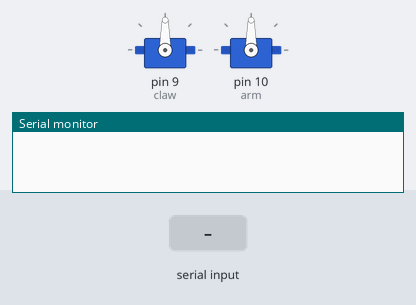
Recording of a sketch running on a simulated Arduino Uno, built with avr-gcc and run on an emulated ATmega328P. On the bench: 2 × servo, the last lines printed to the serial monitor. The test bench sets the inputs (shaded band).

Above: at 2.2 s.
2.3 s: "o" received over Serial
At 4.4 s:
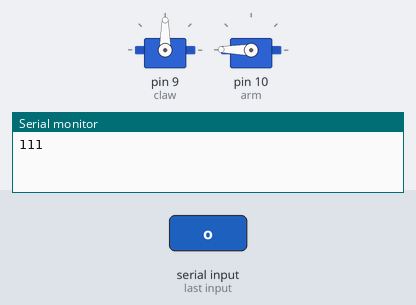
5.3 s: "p" received over Serial
8.3 s: "0" received over Serial
At 9.7 s:
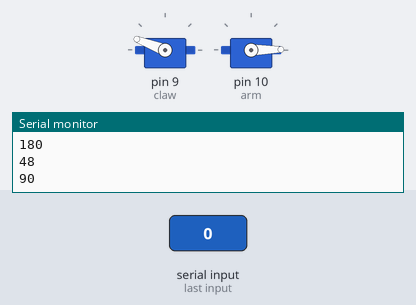
10.1 s: "9" received over Serial
12.4 s: "=" received over Serial
At 12.55 s:
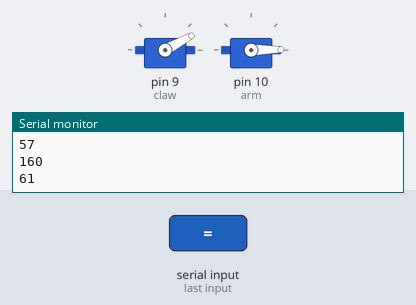
Timing chart, 0 to 16.4 s (numbered marks = the images above; inputs shaded):
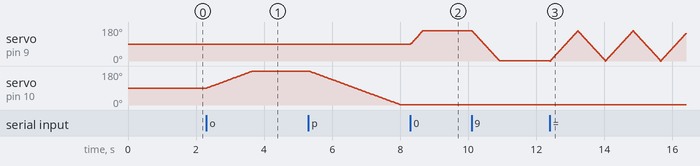

Measured:
- after the input at 2.3 s, servo on pin 10 (arm): moves from 90° to 179° over 1.3 s, starting at once
- after the input at 8.3 s, servo on pin 9 (claw): moves from 90° to 159° over 0.35 s, starting at once

The sketch:

claw.ino
```cpp
#include <Servo.h>

Servo arm;
Servo claw;

int aPos = 90;
int cPos = 90;

// pan/tilt

void setup() {
  Serial.begin(9600);
  delay(1000);

  claw.attach(9);
  arm.attach(10);
}

void loop() {

  if(Serial.available()) {
    byte b = Serial.read();
    Serial.println(b);
    if(b == 'o'){
      for(aPos; aPos < 180; aPos++) {
        arm.write(aPos);
        delay(15);
       };
     };

    if(b == 'p'){
      Serial.println(aPos);
      for(aPos; aPos > 0; aPos--) {
        arm.write(aPos);
        delay(15);
       };
    };

    if(b == '0'){
      Serial.println(cPos);
      for(cPos; cPos < 160; cPos++) {
        claw.write(cPos);
        delay(5);
       };
    };

    if(b == '9'){
      Serial.println(cPos);
      for(cPos; cPos > 0; cPos--) {
        claw.write(cPos);
        delay(5);
       };
    };

    if(b == '='){
      while(b != '-'){
      b = Serial.read();
      for(cPos; cPos < 160; cPos++){
        claw.write(cPos);
        delay(5);
      };

      for(cPos; cPos > 0; cPos--){
        claw.write(cPos);
        delay(5);
      };
     };
    };
  };
};
```

motorScript.ino
```cpp

```
